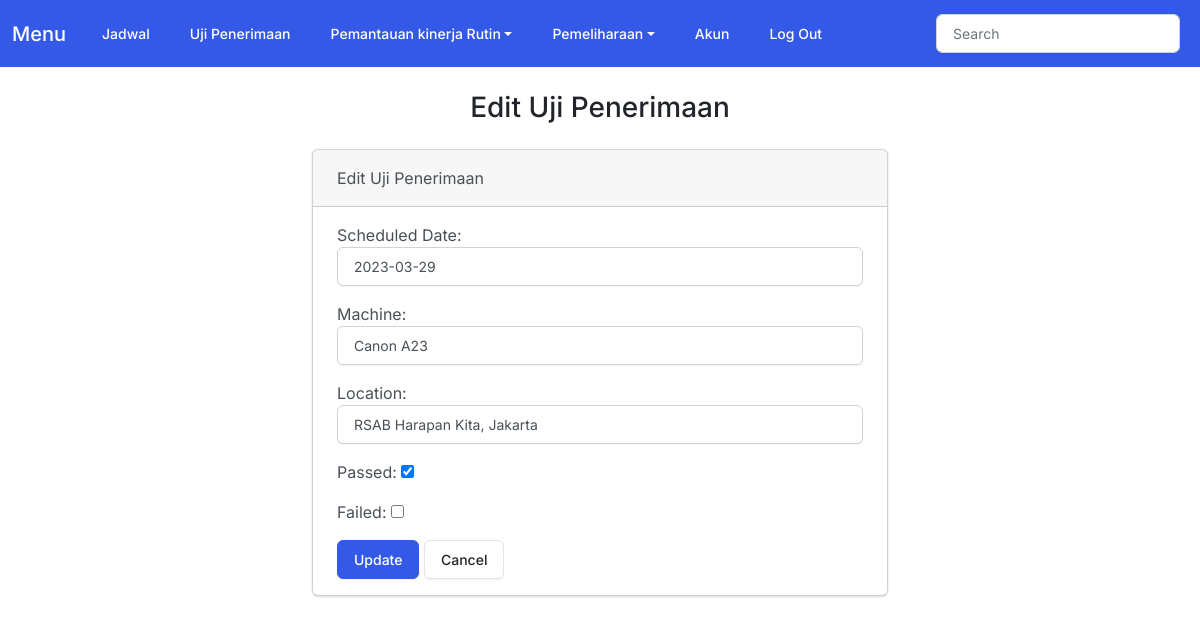
Screenshot of /edit_penerimaan/2/ with the database file from the repository.
### myapp/models.py (models this page shows)
class Penerimaan(models.Model):
    user = models.ForeignKey(User, on_delete=models.CASCADE, null=True)
    task_date = models.DateField(null=True)
    machine = models.CharField(max_length=150)
    location = models.CharField(max_length=150)
    is_passed = models.BooleanField('passed', default=False)
    is_failed = models.BooleanField('failed', default=False)

### myapp/views.py (the view)
# urls.py: path('edit_penerimaan/<int:id>/', views.edit_penerimaan, name='edit_penerimaan'),
def edit_penerimaan(request, id):
    if request.method == 'POST':
        penerimaan = Penerimaan.objects.get(pk=id)
        form = Penerimaanform(request.POST, instance=penerimaan)
        if form.is_valid():
            form.save()
            return render(request, 'myapp/edit_penerimaan.html', {
                'form': form,
                'success': True
            })
    else:
        penerimaan = Penerimaan.objects.get(pk=id)
        form = Penerimaanform(instance=penerimaan)
    return render(request, 'myapp/edit_penerimaan.html', {
        'form': form
    })

### myapp/forms.py
class Penerimaanform(forms.ModelForm):
    class Meta:
        model = Penerimaan
        fields = ['task_date', 'machine', 'location', 'is_passed', 'is_failed']
        labels = {
            'task_date': 'Scheduled Date',
            'machine': 'Machine',
            'location': 'Location',
            'is_passed' : 'Passed',
            'is_failed' : 'Failed',
        }
        widgets = {
            'task_date': forms.DateInput(attrs={'class': 'form-control'}),
            'machine': forms.TextInput(attrs={'class': 'form-control'}),
            'location': forms.TextInput(attrs={'class': 'form-control'}),
            'is_passed' : forms.CheckboxInput(),
            'is_failed' : forms.CheckboxInput(),
        }

### myapp/templates/myapp/edit_penerimaan.html (shortened to what this page needs)
{% extends 'myapp/base.html' %}
{% block body %}
<h3 class="text-center m-4">Edit Uji Penerimaan</h3>
{% if success %}
<div class="alert alert-success" role="alert">
    The schedule updated sucessfully.
    <a href="{% url 'home_penerimaan' %}" class="alert-link">Go to Uji Penerimaan.</a>
</div>
{% else %}
<div class="row justify-content-center">
    <div class="col-6">
        <div class="card bg-secondary mb-3">
            <div class="card-header">Edit Uji Penerimaan</div>
            <div class="card-body">
                <form action="" method="POST">
                    {{ form.as_p }}
                    <button type="submit" class="btn btn-primary">Update</button>
                    <a href="{% url 'home_penerimaan' %}" class="btn btn-secondary">Cancel</a>
                </form>
            </div>
        </div>
    </div>
    {% endif %}
    {% endblock %}

### rows the page displays
Penerimaan: task_date "2023-03-29", machine "Canon A23", location "RSAB Harapan Kita, Jakarta", is_passed "☑"
